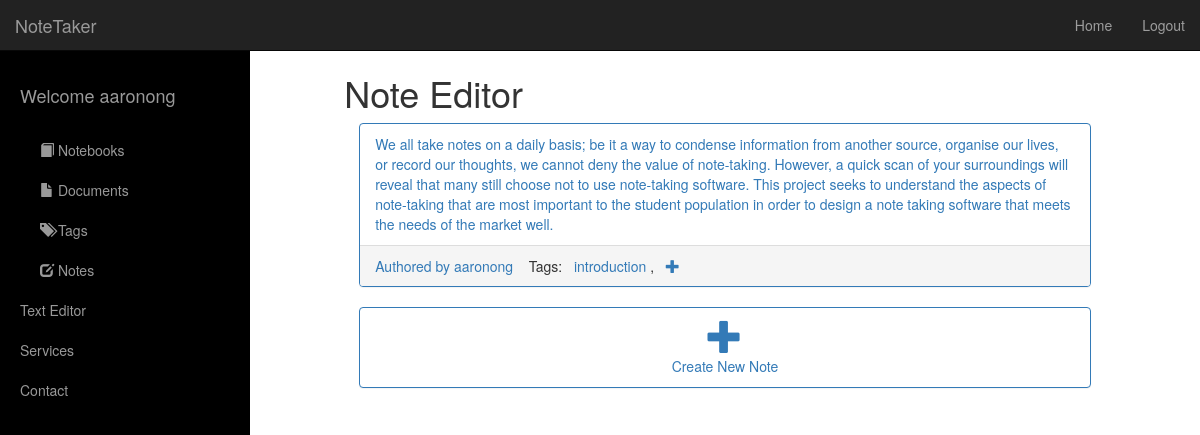
The app's page /tags/2/ (signed in) with its own data.
### notetaker/models.py (models this page shows, shortened)
@python_2_unicode_compatible
class Note(models.Model):
    note_text = models.CharField(max_length=5000)
    document = models.ForeignKey(Document, on_delete=models.CASCADE)
    time_created = models.DateTimeField(blank=False, auto_now_add=True)
    time_modified = models.DateTimeField(blank=False, auto_now_add=True)
    permissions = models.ManyToManyField(
        NoteUser,
        through='NoteAuthorization',
        through_fields=('note', 'user')
    )

@python_2_unicode_compatible
class Tags(models.Model):
    tag_text = models.CharField(max_length=20)
    note_ids = models.ManyToManyField(
        Note,
        through='Tagging',
        through_fields=('tag','note')
    )
    def __str__(self):
        return self.tag_text

### notetaker/views.py (the view, shortened to what this page needs)
# urls.py: url(r'^tags/(?P<tag_id>[0-9]+)/$', views.tag_edit, name='tag_edit'),
def tag_edit(request, tag_id):
    tag_notes = Note.objects.filter(noteauthorization__user=request.user, tagging__tag=tag_id)
    notes = {}
    all_documents = Document.objects.filter(authorization__user=request.user)
    for note in tag_notes:
        author = NoteUser.objects.filter(noteauthorization__note=note, noteauthorization__type=3)[0]
        tags_in_note = Tags.objects.filter(tagging__note=note, tagging__note__noteauthorization__user=request.user)
        editing = False
        notes[note] = (author, tags_in_note,editing)
    context = {
        'all_notes': notes,
        'all_docs': all_documents,
    }
    return render(request, 'noteeditor.html', context)

### notetaker/models.py (called while the page is built)
    def __str__(self):
        return self.username

    def __str__(self):
        return self.title

### templates/noteeditor.html (shortened to what this page needs)
{% extends 'base.html' %}
{% load staticfiles %}
{% block content %}
    <h2>Secret header</h2>
    <h1>Note Editor</h1>
    {% with "false" as data %}
    {% if all_notes %}
        {% for note, owner in all_notes.items %}
            <div class="col-lg-12 col-md-12 col-sm-12 col-xs-12">
                <div class="panel panel-primary">
                    <div id="text{{note.id}}">
                            <div class="panel-heading">
                                <div class="row">
                                    <div class="col-md-12">
                                        <a data-toggle="collapse" class="collapsed" href="#collapseExample{{note.id}}" >
                                                    <span class="if-collapsed">{{ note.note_text }}</span>
                                        </a>
                                    </div>
                                </div>
                            </div>
                    </div>
                    <div class="panel-footer">
                        <div class="row">
                            <div class ="col-lg-12 col-md-12 col-sm-12 col-xs-12">
                                <a href="/profile/{{ owner.id }}/">
                                    Authored by {{owner.0}}
                                </a>
                                &nbsp;&nbsp;
                                Tags:
                                &nbsp;
                                {% for tag in owner.1 %}
                                <a href="/tags/{{ tag.id }}/">
                                    {{tag}}
                                </a>
                                , &nbsp
                                {% endfor %}
                                <a href="/tags/create/">
                                    <i style="font-size:1em;" class="glyphicon glyphicon-plus"></i>
                                </a>
                            </div>
                        </div>
                    </div>
                </div>
            </div>
        {% endfor %}
    {% endif %}
            <div class="col-lg-12 col-md-12 col-sm-12 col-xs-12">
                <div class="panel panel-primary">
                    <div id="text">
                            <div class="panel-heading">
                                <div class="row">
                                    <div class="col-md-12">
                                        <a data-toggle="collapse" class="collapsed" href="#collapseExample{{note.id}}" >
                                                    <span class="if-collapsed">
                                                        <div class="row">
                                                            <div class="col-md-12" style="text-align:center;">
                                                                <i style="font-size:2.5em;" class="glyphicon glyphicon-plus"></i>
                                                                <div>Create New Note</div>
                                                            </div>
                                                        </div>
                                                    </span>
                                        </a>
                                    </div>
                                </div>
                            </div>
                    </div>
                </div>
            </div>
{% endwith %}
{% endblock %}

### templates/base.html (shortened to what this page needs)
{% load staticfiles %}
<!DOCTYPE html>
<html>
	<head>
	    <link href="{% static "bootstrap/js/bootstrap.min.js" %}" rel="stylesheet">
	    <link href="{% static "bootstrap/css/bootstrap.min.css" %}" rel="stylesheet">
    	<link href="{% static "bootstrap/css/simple-sidebar.css" %}" rel="stylesheet">
	</head>
	<body>
	    <div id="wrapper">
        <div id="sidebar-wrapper">
            <ul class="sidebar-nav">
                <li class="sidebar-brand">
                    <a href="#">
                    </a>
                </li>
				<li class="sidebar-brand">
                    <a href="/">
						{% if user.is_authenticated %}
                        Welcome {{ user }}
						{% endif %}
                    </a>
                </li>
                <li>
                    <a href="/notebooks"><i style="font-size:1em;" class="glyphicon glyphicon-book"></i> Notebooks</a>
                </li>
                <li>
                    <a href="/documents"><i style="font-size:1em;" class="glyphicon glyphicon-file"></i> Documents</a>
                </li>
                <li>
                    <a href="/tags"><i style="font-size:1em;" class="glyphicon glyphicon-tags"></i> Tags</a>
                </li>
                <li>
                    <a href="/noteedit"><i style="font-size:1em;" class="glyphicon glyphicon-edit"></i> Notes</a>
                </li>
                <li>
                    <a href="/text">Text Editor</a>
                </li>
                <li>
                    <a href="#">Services</a>
                </li>
                <li>
                    <a href="#">Contact</a>
                </li>
            </ul>
        </div>
		<nav class="navbar navbar-inverse navbar-fixed-top">
	      <div class="container-fluid">
	      	 <div class="navbar-header">
		       <a href="#menu-toggle" class="navbar-brand" id="menu-toggle">NoteTaker</a>
		    </div>
	        <div id="navbar" class="navbar-collapse collapse">
	          {% if user.is_authenticated %}
	          <ul class="nav navbar-nav navbar-right">
	            <li><a href="{% url 'index' %}">Home</a></li>
	            <li><a href="{% url 'logout' %}">Logout</a></li>
	          </ul>
	          {% endif %}
	        </div>
	      </div>
	    </nav>
	    <div class="container-fluid">
      	  <div class="row">
            <div class="col-sm-8 col-sm-offset-2 col-md-10 col-md-offset-1 main">
			{% block content %}
			{% endblock %}
			</div>
      	  </div>
     	</div>
	</body>
</html>

### records on screen
Note: note_text "We all take notes on a daily basis; be it a way to condense information from another source, organise our lives, or record our thoughts, we cannot deny the value of note-taking. However, a quick scan of your surroundings will reveal that many still choose not to use note-taking software. This project seeks to understand the aspects of note-taking that are most important to the student population in order to design a note taking software that meets the needs of the market well.", username "aaronong"
Tags: tag_text "introduction"

### other values on screen
{{ user }} "aaronong"
